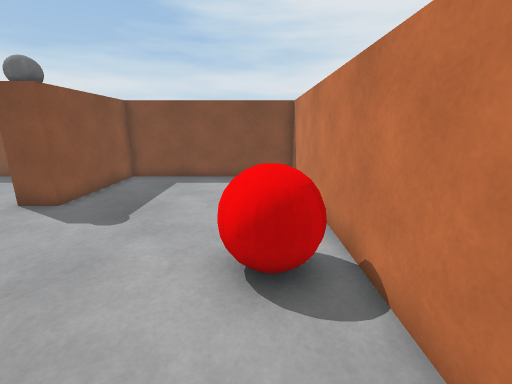
[1] (above)

12 first-person views from a walk through a 3-D level made in the Unity game engine. The camera is 1.3 m above the floor, tilts 14° down and sees 90° across. The floor is counted in squares, 0.5 m on a side. Each view is taken from the middle of a square. On the plan, view 1 faces up. The plan holds only what a view shows up to about 18 squares ahead; the rest is blank. Door leaves are left out, so doorways stand open.

[2]
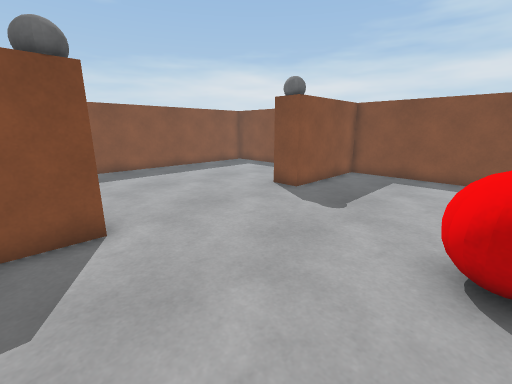

[3]
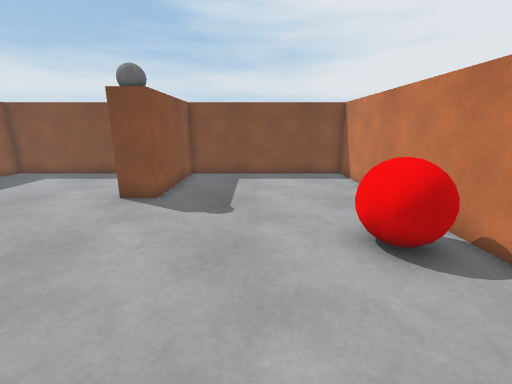

[4]
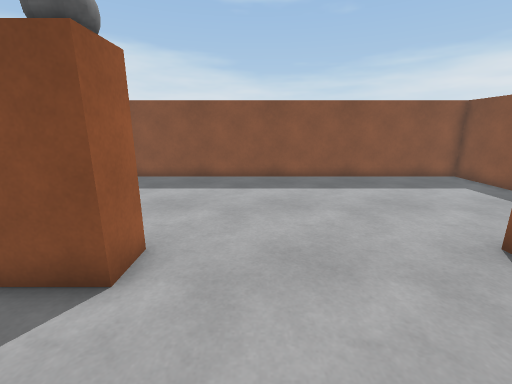

[5]
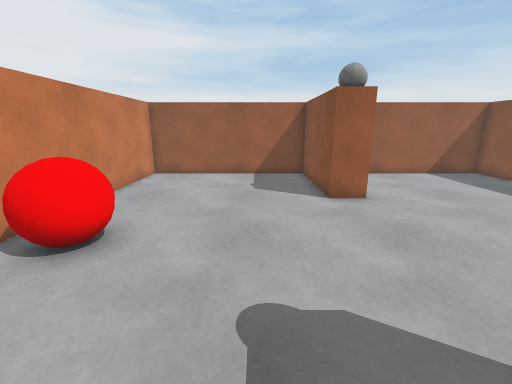

[6]
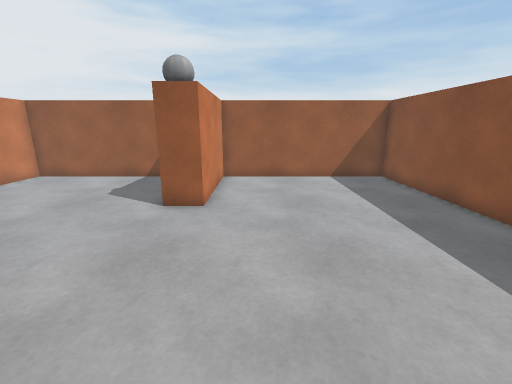

[7]
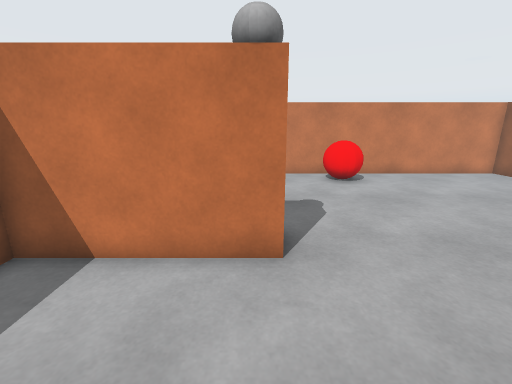

[8]
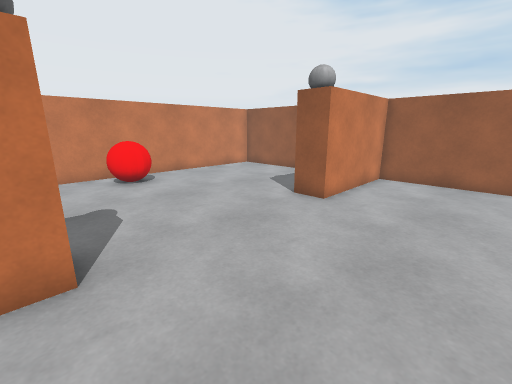

[9]
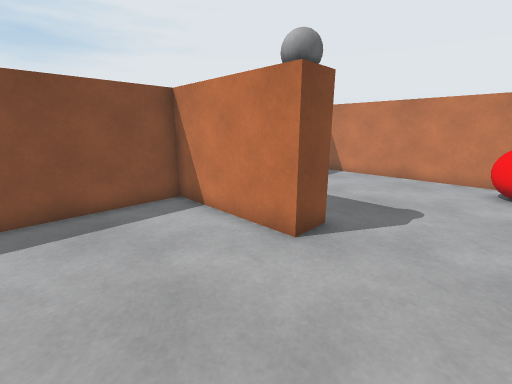

[10]
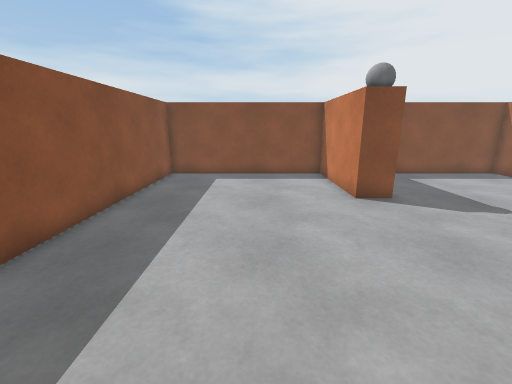

[11]
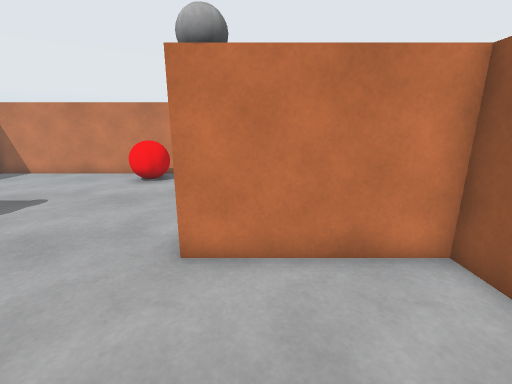

[12]
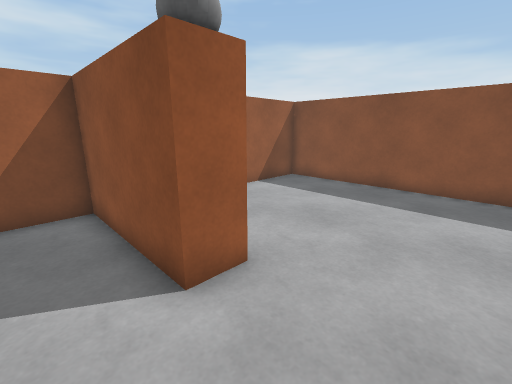

### Floor plan
Ten units are one square. View 1 is at (0, 0); x grows to the right and y downward. Boxes are objects, and circles mark ways between rooms. Rooms are numbered by the first view taken in them; rooms with no view inside come last. Other rooms are left out.
<svg viewBox="-175 -145 200 200">
<path fill="none" stroke="#000" d="M-68 -6 -68 50 20 50 20 -140 -68 -140 -68 -94M-82 -84 -82 -140 -170 -140 -170 50 -82 50 -82 -6"/>
<rect x="-85" y="-5" width="20" height="10" fill="#bbb"><title>grey ball</title></rect>
<rect x="-85" y="-95" width="20" height="10" fill="#bbb"><title>grey ball</title></rect>
<rect x="-15" y="-55" width="30" height="20" fill="#bbb"><title>red ball</title></rect>
<circle cx="-75" cy="-45" r="3" fill="#2a7"/>
<text x="-30" y="-50">1</text>
<text x="-130" y="-50">2</text>
</svg>
Room 1 opens to room 2.

Where each view was taken, in squares from view 1:
view 1: 0 up, 0 right, facing up
view 2: 1 down, 0 right, facing up-left
view 3: 1 down, 3 left, facing up
view 4: 3 up, 3 left, facing left
view 5: 10 up, 4 left, facing down
view 6: 9 up, 10 left, facing down
view 7: 9 up, 13 left, facing right
view 8: 9 up, 13 left, facing down-right
view 9: 5 up, 13 left, facing up-right
view 10: 1 down, 12 left, facing up
view 11: 1 down, 13 left, facing right
view 12: 4 up, 5 left, facing down-left
